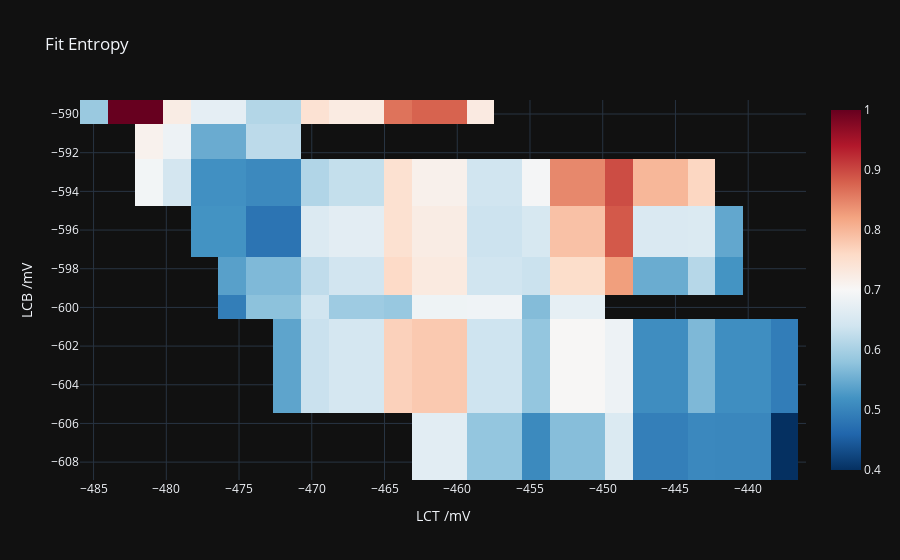

Source (notebook cell):
### Code cell
fig = go.Figure()

xs = [get_real_lct(dat) for dat in dats]
ys = [dat.Logs.fds['LCB'] for dat in dats]
zs = [dat.SquareEntropy.Processed.outputs.entropy_fit.best_values.dS for dat in dats]
customdata = np.array([[f(dat) for f in template_funcs] for dat in dats])

xs, ys, zs, customdata = my_heatmap_interp(xs, ys, zs, customdata, new_x_len=100, new_y_tol=0.1, method='nearest')

# xs, ys, zs, customdata = squareify(xs, ys, zs, customdata)

fig.add_trace(go.Heatmap(x = xs, y = ys, z = zs, zmin=0.4, zmax=1, colorscale='RdBu_r',zmid=np.log(2), connectgaps=False, hovertemplate=hover_template, customdata=customdata))
# zs[np.where(np.logical_or(zs < 0.2, zs > 1))] = np.nan
# fig.add_trace(go.Surface(x = xs, y = ys, z = zs, colorscale='RdBu_r', connectgaps=False, hovertemplate=hover_template, customdata=customdata))
PlU.fig_setup(fig, 'Fit Entropy', 'LCT /mV', 'LCB /mV')
fig.update_layout(template='plotly_dark')
fig

### Figure 1 — Plotly figure (JSON) as saved in the notebook; plotly's stock layout.template omitted (floating-point values rounded to 4 significant figures; data arrays with more than 128 entries replaced by an {"elided": "..."} marker saying what was removed)
{"data": [{"colorscale": [[0, "rgb(5,48,97)"], [0.1, "rgb(33,102,172)"], [0.2, "rgb(67,147,195)"], [0.3, "rgb(146,197,222)"], [0.4, "rgb(209,229,240)"], [0.5, "rgb(247,247,247)"], [0.6, "rgb(253,219,199)"], [0.7, "rgb(244,165,130)"], [0.8, "rgb(214,96,77)"], [0.9, "rgb(178,24,43)"], [1, "rgb(103,0,31)"]], "connectgaps": false, "customdata": {"elided": "29x100x5 float values"}, "hovertemplate": "Datnum=%{customdata[0]}<br>LCT=%{x:.1f}mV<br>LCB=%{y:.1f}mV<br>Data=%{z:.2f}<br>LP*2=%{customdata[1]:.1f}mV<br>LCSS=%{customdata[2]:.1f}mV<br>dS=%{customdata[3]:.2f}kB<br><extra>MC temp=%{customdata[4]:.1f}mK</extra>", "type": "heatmap", "x": [-485.0, -483.1, -481.2, -479.3, -477.4, -475.5, -473.6, -471.7, -469.8, -467.9, -466.0, -464.1, -462.2, -460.3, -458.4, -456.5, -454.6, -452.7, -450.8, -448.9, -447.0, -445.1, -443.2, -441.3, -439.4, -437.5, -435.6, -433.7, -431.8, -429.9, -428.0, -426.1, -424.2, -422.3, -420.4, -418.5, -416.6, -414.7, -412.8, -410.9, -409.0, -407.1, -405.2, -403.3, -401.4, -399.5, -397.6, -395.7, -393.8, -391.9, -390.0, -388.1, -386.2, -384.3, -382.4, -380.5, -378.6, -376.7, -374.8, -372.9, -371.0, -369.1, -367.2, -365.3, -363.4, -361.5, -359.6, -357.7, -355.8, -353.9, -352.1, -350.2, -348.3, -346.4, -344.5, -342.6, -340.7, -338.8, -336.9, -335.0, -333.1, -331.2, -329.3, -327.4, -325.5, -323.6, -321.7, -319.8, -317.9, -316.0, -314.1, -312.2, -310.3, -308.4, -306.5, -304.6, -302.7, -300.8, -298.9, -297.0], "y": [-749.8, -739.8, -730, -719.9, -709.9, -705.5, -701, -699.8, -696.4, -692.1, -689.7, -687.5, -683.3, -680.0, -678.7, -674.1, -669.9, -659.8, -649.7, -640.0, -619.8, -609.8, -601.2, -600, -598.8, -596, -593.5, -591.1, -589.9], "z": {"elided": "29x100 float values"}, "zmax": 1, "zmid": 0.6931, "zmin": 0.4}], "layout": {"autosize": true, "legend": {"title": {}}, "title": {"text": "Fit Entropy"}, "xaxis": {"autorange": false, "range": [-485.9, -436.0], "title": {"text": "LCT /mV"}, "type": "linear"}, "yaxis": {"autorange": false, "range": [-608.9, -589.3], "title": {"text": "LCB /mV"}, "type": "linear"}}}
